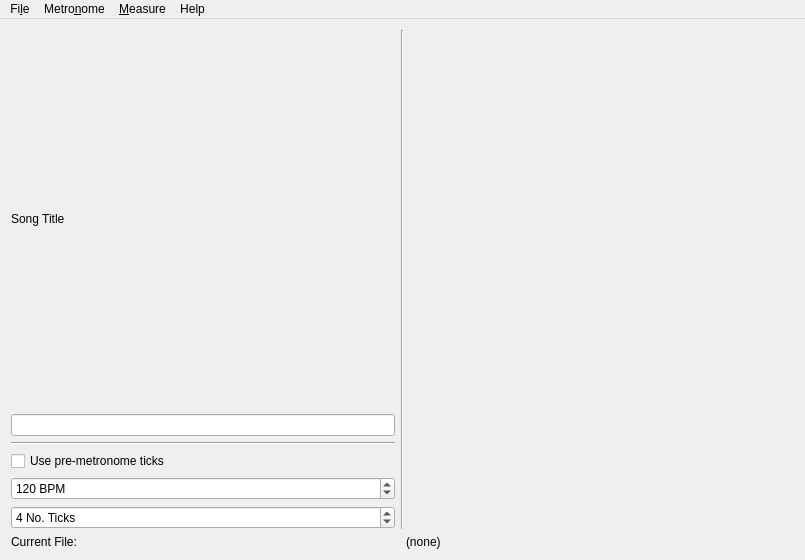
<?xml version="1.0" encoding="UTF-8"?>
<ui version="4.0">
 <class>MainWindow</class>
 <widget class="QMainWindow" name="MainWindow">
  <property name="geometry">
   <rect>
    <x>0</x>
    <y>0</y>
    <width>805</width>
    <height>560</height>
   </rect>
  </property>
  <property name="windowTitle">
   <string>Advanced Metronome</string>
  </property>
  <property name="windowIcon">
   <iconset resource="../../resources.qrc">
    <normaloff>:/icons/appicon</normaloff>:/icons/appicon</iconset>
  </property>
  <widget class="QWidget" name="centralWidget">
   <layout class="QVBoxLayout" name="verticalLayout">
    <item>
     <layout class="QHBoxLayout" name="horizontalLayout">
      <item>
       <layout class="QVBoxLayout" name="vLayout_information">
        <item>
         <layout class="QVBoxLayout" name="vLayout_songTitle">
          <item>
           <widget class="QLabel" name="lbl_songTitle">
            <property name="text">
             <string>Song Title</string>
            </property>
           </widget>
          </item>
          <item>
           <widget class="QLineEdit" name="le_songTitle"/>
          </item>
         </layout>
        </item>
        <item>
         <widget class="Line" name="line">
          <property name="orientation">
           <enum>Qt::Horizontal</enum>
          </property>
         </widget>
        </item>
        <item>
         <layout class="QVBoxLayout" name="vLayout_preMetronome">
          <item>
           <widget class="QCheckBox" name="cb_usePreMetronomeTicks">
            <property name="text">
             <string>Use pre-metronome ticks</string>
            </property>
           </widget>
          </item>
          <item>
           <widget class="QSpinBox" name="spn_preMetronomeBeatsPerMinute">
            <property name="suffix">
             <string> BPM</string>
            </property>
            <property name="minimum">
             <number>1</number>
            </property>
            <property name="maximum">
             <number>999999999</number>
            </property>
            <property name="value">
             <number>120</number>
            </property>
           </widget>
          </item>
          <item>
           <widget class="QSpinBox" name="spn_preMetronomeNumberOfTicks">
            <property name="suffix">
             <string> No. Ticks</string>
            </property>
            <property name="value">
             <number>4</number>
            </property>
           </widget>
          </item>
         </layout>
        </item>
       </layout>
      </item>
      <item>
       <widget class="Line" name="sep_informationFromMeasures">
        <property name="orientation">
         <enum>Qt::Vertical</enum>
        </property>
       </widget>
      </item>
      <item>
       <widget class="QScrollArea" name="scrollArea_measures">
        <property name="frameShape">
         <enum>QFrame::NoFrame</enum>
        </property>
        <property name="frameShadow">
         <enum>QFrame::Plain</enum>
        </property>
        <property name="widgetResizable">
         <bool>true</bool>
        </property>
        <widget class="QWidget" name="saWidget_measures">
         <property name="geometry">
          <rect>
           <x>0</x>
           <y>0</y>
           <width>388</width>
           <height>496</height>
          </rect>
         </property>
         <layout class="QVBoxLayout" name="verticalLayout_2">
          <property name="spacing">
           <number>0</number>
          </property>
          <property name="leftMargin">
           <number>0</number>
          </property>
          <property name="topMargin">
           <number>0</number>
          </property>
          <property name="rightMargin">
           <number>0</number>
          </property>
          <property name="bottomMargin">
           <number>0</number>
          </property>
          <item>
           <layout class="QVBoxLayout" name="vLayout_measures">
            <property name="spacing">
             <number>5</number>
            </property>
           </layout>
          </item>
         </layout>
        </widget>
       </widget>
      </item>
     </layout>
    </item>
    <item>
     <layout class="QHBoxLayout" name="hLayout_currentFile">
      <item>
       <widget class="QLabel" name="lbl_currentFIleLabel">
        <property name="text">
         <string>Current File:</string>
        </property>
       </widget>
      </item>
      <item>
       <widget class="QLabel" name="lbl_currentFile">
        <property name="text">
         <string>(none)</string>
        </property>
       </widget>
      </item>
     </layout>
    </item>
   </layout>
  </widget>
  <widget class="QMenuBar" name="menuBar">
   <property name="geometry">
    <rect>
     <x>0</x>
     <y>0</y>
     <width>805</width>
     <height>25</height>
    </rect>
   </property>
   <widget class="QMenu" name="menuFile">
    <property name="title">
     <string>Fi&amp;le</string>
    </property>
    <addaction name="actionNew"/>
    <addaction name="separator"/>
    <addaction name="actionSave"/>
    <addaction name="actionSave_As"/>
    <addaction name="separator"/>
    <addaction name="actionOpen"/>
   </widget>
   <widget class="QMenu" name="menuMeasure">
    <property name="title">
     <string>&amp;Measure</string>
    </property>
    <addaction name="actionAdd_Measure"/>
   </widget>
   <widget class="QMenu" name="menuHelp">
    <property name="title">
     <string>Help</string>
    </property>
    <addaction name="actionAbout_Advanced_Metronome"/>
    <addaction name="actionAbout_Qt"/>
    <addaction name="separator"/>
    <addaction name="actionView_on_GitHub"/>
   </widget>
   <widget class="QMenu" name="menuMetronome">
    <property name="title">
     <string>Metro&amp;nome</string>
    </property>
    <addaction name="actionPlay"/>
    <addaction name="actionStop"/>
   </widget>
   <addaction name="menuFile"/>
   <addaction name="menuMetronome"/>
   <addaction name="menuMeasure"/>
   <addaction name="menuHelp"/>
  </widget>
  <action name="actionSave">
   <property name="text">
    <string>&amp;Save</string>
   </property>
   <property name="shortcut">
    <string>Ctrl+S</string>
   </property>
  </action>
  <action name="actionSave_As">
   <property name="text">
    <string>Sa&amp;ve As</string>
   </property>
   <property name="shortcut">
    <string>Ctrl+Alt+S</string>
   </property>
  </action>
  <action name="actionAdd_Measure">
   <property name="text">
    <string>&amp;Add Measure</string>
   </property>
   <property name="shortcut">
    <string>Ctrl+A</string>
   </property>
  </action>
  <action name="actionOpen">
   <property name="text">
    <string>&amp;Open</string>
   </property>
   <property name="shortcut">
    <string>Ctrl+O</string>
   </property>
  </action>
  <action name="actionExport_to_Audio_FIle">
   <property name="text">
    <string>&amp;Export to Audio FIle</string>
   </property>
   <property name="shortcut">
    <string>Ctrl+E</string>
   </property>
  </action>
  <action name="actionAbout_Advanced_Metronome">
   <property name="text">
    <string>&amp;About Advanced Metronome</string>
   </property>
  </action>
  <action name="actionAbout_Qt">
   <property name="text">
    <string>About &amp;Qt</string>
   </property>
  </action>
  <action name="actionView_on_GitHub">
   <property name="text">
    <string>&amp;View on GitHub</string>
   </property>
  </action>
  <action name="actionPlay">
   <property name="text">
    <string>&amp;Play</string>
   </property>
   <property name="shortcut">
    <string>Ctrl+Shift+P</string>
   </property>
  </action>
  <action name="actionStop">
   <property name="text">
    <string>&amp;Stop</string>
   </property>
   <property name="shortcut">
    <string>Ctrl+Shift+S</string>
   </property>
  </action>
  <action name="actionNew">
   <property name="text">
    <string>&amp;New</string>
   </property>
   <property name="shortcut">
    <string>Ctrl+N</string>
   </property>
  </action>
 </widget>
 <layoutdefault spacing="6" margin="11"/>
 <resources>
  <include location="../../resources.qrc"/>
 </resources>
 <connections/>
</ui>
